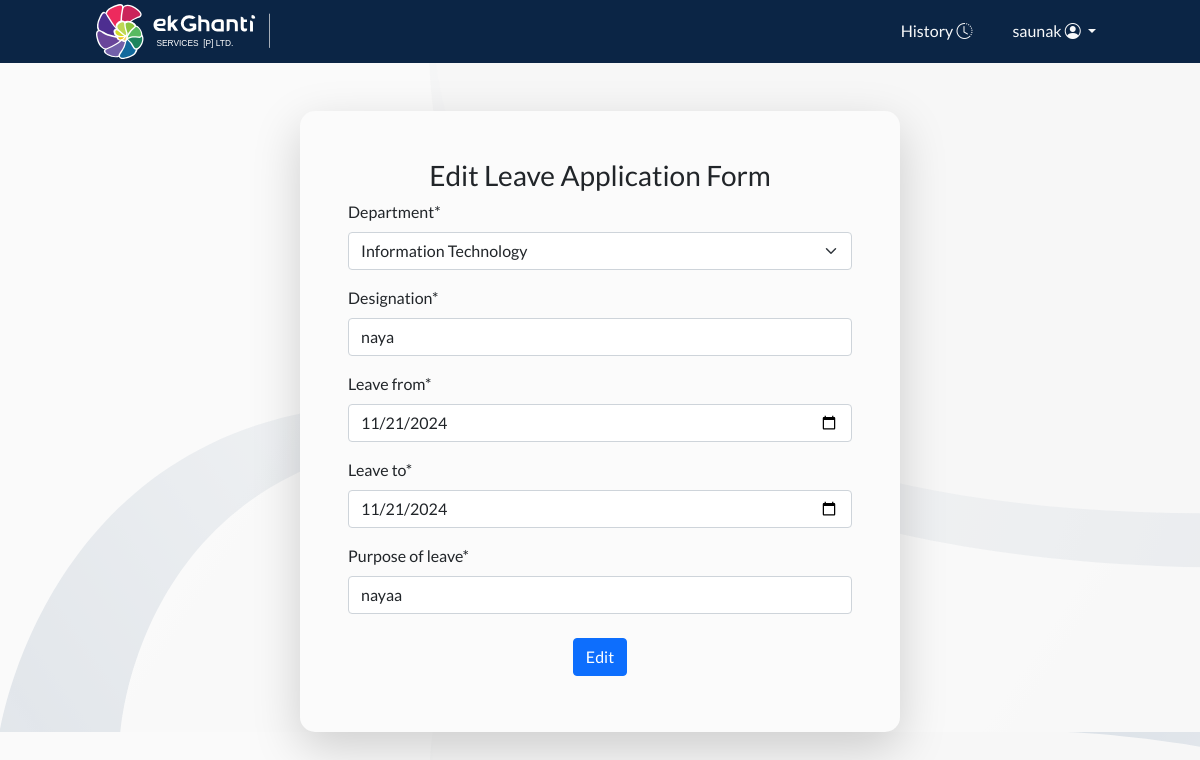
Screenshot of /edit_form/40/ (signed in) with the database file from the repository.
### leaveapp/models.py (models this page shows, shortened)
class LeaveRequest(models.Model):
    DEPARTMENT_CHOICES = [
        ('IT','Information Technology'),
        ('HR','Human Resource'),
        ('BS','Business'),
    ]
    name = models.CharField(max_length=50)
    designation = models.CharField(max_length=30)
    department = models.CharField(max_length=30,choices=DEPARTMENT_CHOICES)
    leave_from = models.DateField()
    leave_to = models.DateField()
    total_leave_days = models.IntegerField(default=0)
    purpose_of_leave = models.CharField(max_length=50)
    leave_applied_date = models.DateField(auto_now_add=True)
    signature_of_applicant = models.CharField(max_length=30)
    approved_by_supervisor = models.BooleanField(default=False)
    approved_by_hr = models.BooleanField(default=False)
    user = models.ForeignKey(User,on_delete=models.SET_NULL,null=True,blank=True)

### leaveapp/views.py (the view)
# urls.py: path('edit_form/<int:id>/',edit_leave_request,name='edit_form'),
@login_required(login_url='login_user')
def edit_leave_request(request,id):
    leave_request = get_object_or_404(LeaveRequest,id=id)
    edit_form = LeaveRequestForm(instance=leave_request)
    if request.method == 'POST':
        edit_form = LeaveRequestForm(request.POST,instance=leave_request)
        if edit_form.is_valid():
            edit_form.save()
            messages.success(request,"The form has been successfully updated.")
            return redirect('history')
        else:
            messages.error(request,"Please! correct the errors:")
    else:
        edit_form = LeaveRequestForm(instance=leave_request)
    context = {
        'edit_form' : edit_form,
        'leave_request':leave_request,
    }
    return render(request,'edit_form.html',context)

### leaveapp/forms.py (shortened to what this page needs)
class LeaveRequestForm(forms.ModelForm):
    class Meta:
        model = LeaveRequest
        fields = [
            'department',
            'designation',
            'leave_from',
            'leave_to',
            'purpose_of_leave',
        ]
    designation = forms.CharField(max_length=30)
    department = forms.ChoiceField(
        choices=LeaveRequest.DEPARTMENT_CHOICES
    )
    leave_from = forms.DateField(widget=forms.DateInput(attrs={'type':'date'}),initial=date.today())
    leave_to = forms.DateField(widget=forms.DateInput(attrs={'type':'date'}),initial=date.today())
    purpose_of_leave = forms.CharField(max_length=50)

### leaveapp/templates/edit_form.html (shortened to what this page needs)
{% extends 'base.html' %}
{% block navbar %}
{% include 'navbar.html' %}
{% endblock navbar %}
{% block content %}
{% load crispy_forms_tags %}
<div class="container form-custom mt-5 shadow-lg p-5 form-container">
    <h3 class="text-center  ">Edit Leave Application Form</h3>
    <form method="post" class="d-flex flex-column align-items-center">
        <div class=" w-100">
             {{ edit_form | crispy }}
        </div>
       <div>
            <button class="btn btn-primary my-2 " name='edit'>Edit</button>
       </div>
    </form>
</div>
{% endblock content %}

### leaveapp/templates/navbar.html (shortened to what this page needs)
{% load static %}
<nav class="navbar navbar-expand-lg navbar-dark p-0 m-0 d-flex justify-content-between align-items-center ">
  <a class="text-white my-1 mx-5" href="{% url 'leave_request' %}">
  <img class='w-50 ms-5' src="{% static 'images/logo_main_light.svg' %}">
  </a>
  <div class="me-5" id="navbarTogglerDemo02">
    <ul class="navbar-nav me-5 mt-2 mt-lg-0 ">
      <li class="nav-item me-4 ">
        <a class="nav-link text-light" href="{% url 'history' %}">History <i class="bi bi-clock-history"></i></a>
      </li>
      {% if request.user.is_authenticated %}
        <div class="dropdown show">
          <a class="nav-link text-light dropdown-toggle" href="#" role="button" id="dropdownMenuLink" data-toggle="dropdown" aria-haspopup="true" aria-expanded="false">
            {{request.user.username}} <i class="bi bi-person-circle"></i>
          </a>
        </div>
      {% endif %}
    </ul>
  </div>
</nav>

### static/css/style.css (style rules this page uses)
:root { --font-primary : 'Lato',sans-serif; --color-white : #FBFBFB; --color-powder_blue : #8DA9C4; --color-yale_blue : #134074; --color-berkeley_blue : #13315C; --color-oxford_blue : #0B2545; }
* { font-family: var(--font-primary); }
.background { background:url('/static/images/background-img.svg'); background-size:cover; background-repeat: repeat-y; }
.form-custom { background-color: var(--color-white); border-radius: 15px; }
.navbar { background-color: var(--color-oxford_blue); }
.form-container { width: 50%; }

### rows the page displays
LeaveRequest: department "Information Technology", designation "naya", leave_from "11/21/2024", leave_to "11/21/2024", purpose_of_leave "nayaa"

### other values shown
{{ request.user.username }} "saunak"
